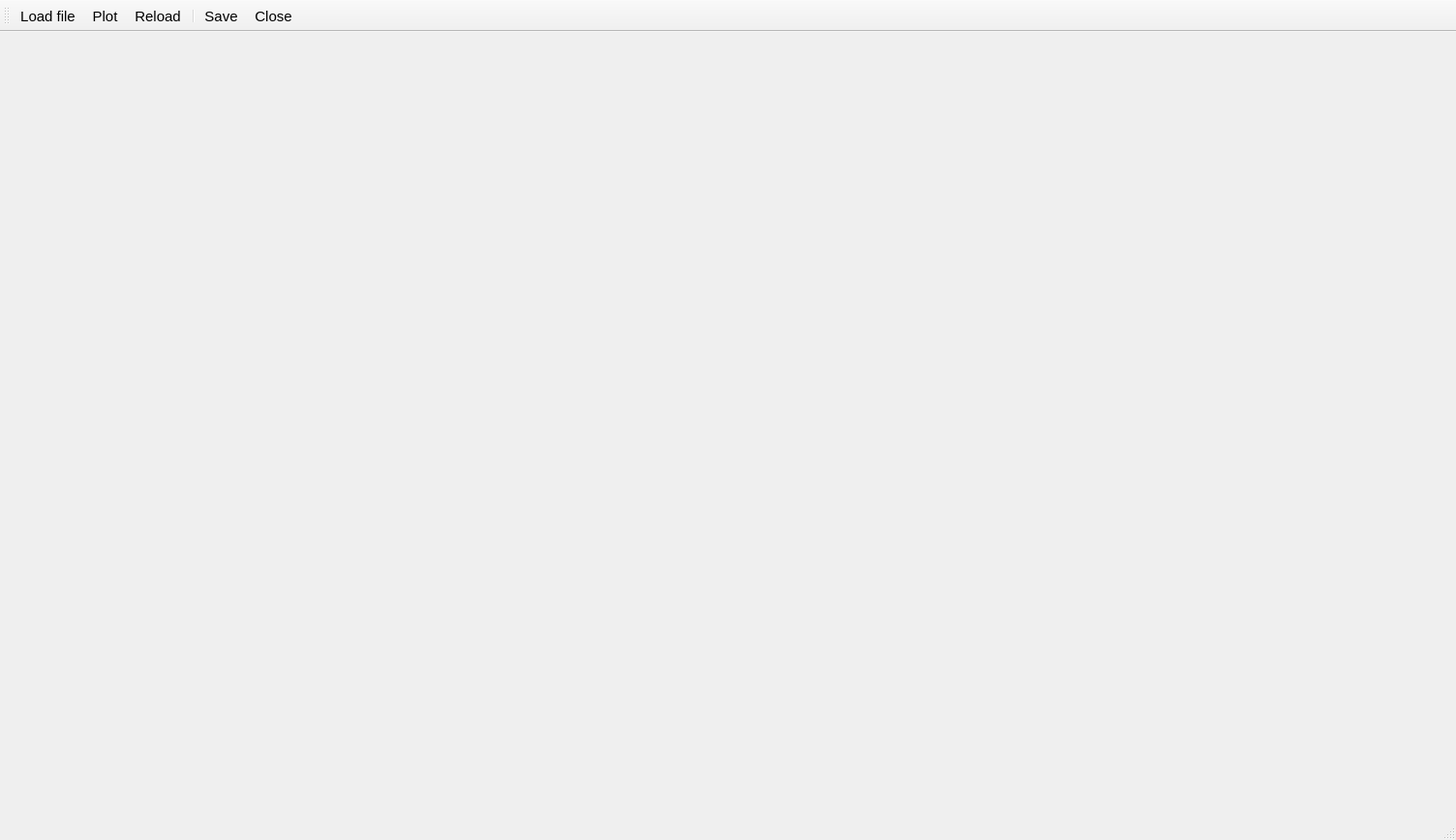
<?xml version="1.0" encoding="UTF-8"?>
<ui version="4.0">
 <class>MainWindow</class>
 <widget class="QMainWindow" name="MainWindow">
  <property name="geometry">
   <rect>
    <x>0</x>
    <y>0</y>
    <width>1504</width>
    <height>868</height>
   </rect>
  </property>
  <property name="font">
   <font>
    <pointsize>11</pointsize>
   </font>
  </property>
  <property name="windowTitle">
   <string>GUI for Open-Source MRI</string>
  </property>
  <widget class="QWidget" name="centralwidget">
   <layout class="QVBoxLayout" name="verticalLayout_4">
    <property name="spacing">
     <number>0</number>
    </property>
    <property name="leftMargin">
     <number>0</number>
    </property>
    <property name="topMargin">
     <number>0</number>
    </property>
    <property name="rightMargin">
     <number>0</number>
    </property>
    <property name="bottomMargin">
     <number>0</number>
    </property>
    <item>
     <widget class="QWidget" name="content" native="true">
      <property name="sizePolicy">
       <sizepolicy hsizetype="Expanding" vsizetype="Expanding">
        <horstretch>0</horstretch>
        <verstretch>0</verstretch>
       </sizepolicy>
      </property>
      <layout class="QHBoxLayout" name="horizontalLayout">
       <property name="spacing">
        <number>5</number>
       </property>
       <property name="leftMargin">
        <number>10</number>
       </property>
       <property name="topMargin">
        <number>10</number>
       </property>
       <property name="rightMargin">
        <number>10</number>
       </property>
       <property name="bottomMargin">
        <number>0</number>
       </property>
       <item>
        <widget class="QWidget" name="verticalWidget_2" native="true">
         <layout class="QVBoxLayout" name="verticalLayout_3">
          <property name="spacing">
           <number>5</number>
          </property>
          <property name="leftMargin">
           <number>0</number>
          </property>
          <property name="topMargin">
           <number>0</number>
          </property>
          <property name="rightMargin">
           <number>0</number>
          </property>
          <property name="bottomMargin">
           <number>0</number>
          </property>
          <item>
           <widget class="QWidget" name="plotview" native="true">
            <layout class="QHBoxLayout" name="layout_plots"/>
           </widget>
          </item>
          <item>
           <widget class="QWidget" name="console" native="true">
            <property name="sizePolicy">
             <sizepolicy hsizetype="Minimum" vsizetype="Preferred">
              <horstretch>0</horstretch>
              <verstretch>0</verstretch>
             </sizepolicy>
            </property>
            <property name="minimumSize">
             <size>
              <width>0</width>
              <height>100</height>
             </size>
            </property>
            <property name="maximumSize">
             <size>
              <width>16777215</width>
              <height>200</height>
             </size>
            </property>
            <property name="autoFillBackground">
             <bool>true</bool>
            </property>
            <layout class="QGridLayout" name="layout_output" rowstretch="0">
             <property name="leftMargin">
              <number>10</number>
             </property>
             <property name="topMargin">
              <number>10</number>
             </property>
             <property name="rightMargin">
              <number>10</number>
             </property>
             <property name="bottomMargin">
              <number>10</number>
             </property>
             <property name="horizontalSpacing">
              <number>40</number>
             </property>
             <property name="verticalSpacing">
              <number>16</number>
             </property>
            </layout>
           </widget>
          </item>
         </layout>
        </widget>
       </item>
       <item>
        <widget class="QWidget" name="verticalWidget" native="true">
         <property name="enabled">
          <bool>true</bool>
         </property>
         <property name="sizePolicy">
          <sizepolicy hsizetype="Fixed" vsizetype="Preferred">
           <horstretch>0</horstretch>
           <verstretch>0</verstretch>
          </sizepolicy>
         </property>
         <property name="minimumSize">
          <size>
           <width>300</width>
           <height>0</height>
          </size>
         </property>
         <layout class="QVBoxLayout" name="verticalLayout">
          <property name="spacing">
           <number>5</number>
          </property>
          <property name="leftMargin">
           <number>0</number>
          </property>
          <property name="topMargin">
           <number>0</number>
          </property>
          <property name="rightMargin">
           <number>0</number>
          </property>
          <property name="bottomMargin">
           <number>0</number>
          </property>
          <item>
           <widget class="QWidget" name="operations" native="true">
            <property name="sizePolicy">
             <sizepolicy hsizetype="Preferred" vsizetype="Minimum">
              <horstretch>0</horstretch>
              <verstretch>0</verstretch>
             </sizepolicy>
            </property>
            <layout class="QVBoxLayout" name="layout_operations">
             <property name="spacing">
              <number>10</number>
             </property>
             <property name="sizeConstraint">
              <enum>QLayout::SetNoConstraint</enum>
             </property>
             <property name="leftMargin">
              <number>10</number>
             </property>
             <property name="topMargin">
              <number>10</number>
             </property>
             <property name="rightMargin">
              <number>10</number>
             </property>
             <property name="bottomMargin">
              <number>10</number>
             </property>
            </layout>
           </widget>
          </item>
          <item>
           <spacer name="verticalSpacer">
            <property name="orientation">
             <enum>Qt::Vertical</enum>
            </property>
            <property name="sizeHint" stdset="0">
             <size>
              <width>20</width>
              <height>40</height>
             </size>
            </property>
           </spacer>
          </item>
         </layout>
        </widget>
       </item>
      </layout>
     </widget>
    </item>
   </layout>
  </widget>
  <widget class="QToolBar" name="AcquisitionControlToolbar">
   <property name="windowTitle">
    <string>toolBar_3</string>
   </property>
   <attribute name="toolBarArea">
    <enum>TopToolBarArea</enum>
   </attribute>
   <attribute name="toolBarBreak">
    <bool>false</bool>
   </attribute>
   <addaction name="action_load"/>
   <addaction name="action_plot"/>
   <addaction name="action_reload"/>
   <addaction name="separator"/>
   <addaction name="action_save"/>
   <addaction name="action_close"/>
  </widget>
  <widget class="QStatusBar" name="statusBar"/>
  <widget class="QMenuBar" name="menuBar">
   <property name="geometry">
    <rect>
     <x>0</x>
     <y>0</y>
     <width>1504</width>
     <height>27</height>
    </rect>
   </property>
  </widget>
  <action name="action_close">
   <property name="checkable">
    <bool>false</bool>
   </property>
   <property name="icon">
    <iconset>
     <normaloff>../resources/icons/delete-outline.svg</normaloff>../resources/icons/delete-outline.svg</iconset>
   </property>
   <property name="text">
    <string>Close</string>
   </property>
   <property name="toolTip">
    <string>Close PhisioMRI_GUI</string>
   </property>
   <property name="font">
    <font/>
   </property>
  </action>
  <action name="action_load">
   <property name="icon">
    <iconset>
     <normaloff>../resources/icons/waves.svg</normaloff>../resources/icons/waves.svg</iconset>
   </property>
   <property name="text">
    <string>Load file</string>
   </property>
   <property name="toolTip">
    <string>Load file</string>
   </property>
  </action>
  <action name="action_save">
   <property name="icon">
    <iconset>
     <normaloff>../resources/icons/arrow-minimise.svg</normaloff>../resources/icons/arrow-minimise.svg</iconset>
   </property>
   <property name="text">
    <string>Save </string>
   </property>
   <property name="toolTip">
    <string>Save </string>
   </property>
  </action>
  <action name="action_plot">
   <property name="icon">
    <iconset>
     <normaloff>../resources/icons/chart-bar-outline.svg</normaloff>../resources/icons/chart-bar-outline.svg</iconset>
   </property>
   <property name="text">
    <string>Plot</string>
   </property>
   <property name="toolTip">
    <string>Plot an image</string>
   </property>
  </action>
  <action name="action_reload">
   <property name="icon">
    <iconset>
     <normaloff>../resources/icons/upload.svg</normaloff>../resources/icons/upload.svg</iconset>
   </property>
   <property name="text">
    <string>Reload</string>
   </property>
   <property name="toolTip">
    <string>Load file</string>
   </property>
  </action>
 </widget>
 <resources/>
 <connections/>
</ui>
